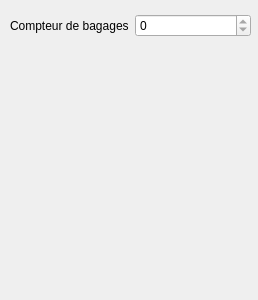
<?xml version="1.0" encoding="UTF-8"?>
<ui version="4.0">
 <class>VueParametresToboggan</class>
 <widget class="QWidget" name="VueParametresToboggan">
  <property name="geometry">
   <rect>
    <x>0</x>
    <y>0</y>
    <width>258</width>
    <height>300</height>
   </rect>
  </property>
  <property name="minimumSize">
   <size>
    <width>258</width>
    <height>0</height>
   </size>
  </property>
  <property name="maximumSize">
   <size>
    <width>258</width>
    <height>16777215</height>
   </size>
  </property>
  <property name="windowTitle">
   <string>Form</string>
  </property>
  <widget class="QWidget" name="horizontalLayoutWidget">
   <property name="geometry">
    <rect>
     <x>10</x>
     <y>10</y>
     <width>241</width>
     <height>31</height>
    </rect>
   </property>
   <layout class="QHBoxLayout" name="horizontalLayout">
    <item>
     <widget class="QLabel" name="label">
      <property name="text">
       <string>Compteur de bagages</string>
      </property>
     </widget>
    </item>
    <item>
     <widget class="QSpinBox" name="nbBagagesSpinBox">
      <property name="readOnly">
       <bool>true</bool>
      </property>
     </widget>
    </item>
   </layout>
  </widget>
 </widget>
 <resources/>
 <connections/>
</ui>
